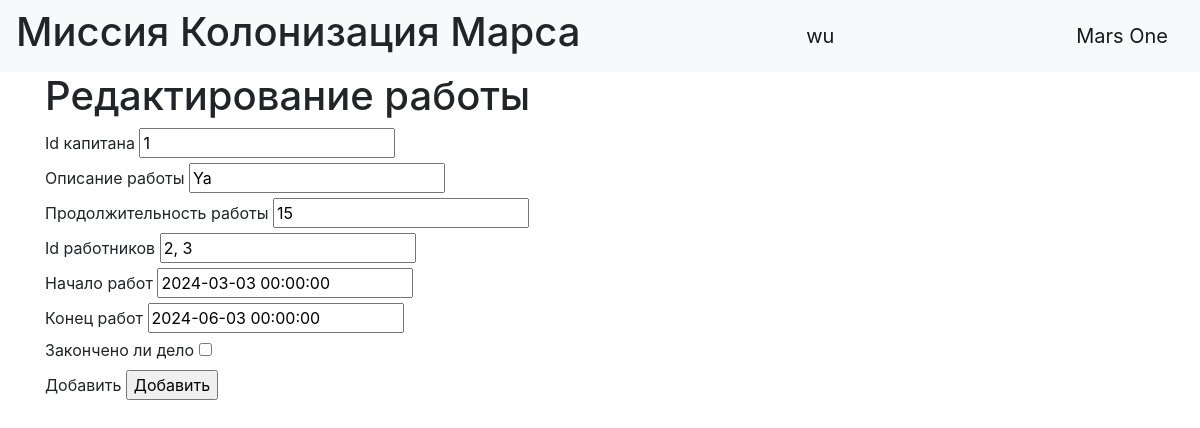
Screenshot of /job_edit/1 (signed in) with the database file from the repository.
### data/users.py (models this page shows, shortened)
class User(SqlAlchemyBase, UserMixin):
    __tablename__ = 'users'
    id = sqlalchemy.Column(sqlalchemy.Integer,
                           primary_key=True, autoincrement=True)
    surname = sqlalchemy.Column(sqlalchemy.String, nullable=True)
    name = sqlalchemy.Column(sqlalchemy.String, nullable=True)
    age = sqlalchemy.Column(sqlalchemy.Integer, nullable=True)
    position = sqlalchemy.Column(sqlalchemy.String, nullable=True)
    speciality = sqlalchemy.Column(sqlalchemy.String, nullable=True)
    address = sqlalchemy.Column(sqlalchemy.String, nullable=True)
    email = sqlalchemy.Column(sqlalchemy.String,
                              index=True, unique=True, nullable=True)
    hashed_password = sqlalchemy.Column(sqlalchemy.String, nullable=True)
    modified_date = sqlalchemy.Column(sqlalchemy.DateTime,
                                      default=datetime.datetime.now)

### data/jobs.py (models this page shows)
class Jobs(SqlAlchemyBase):
    __tablename__ = 'jobs'
    id = sqlalchemy.Column(sqlalchemy.Integer,
                           primary_key=True, autoincrement=True)
    team_leader = sqlalchemy.Column(sqlalchemy.Integer,
                                    sqlalchemy.ForeignKey("users.id"))
    job = sqlalchemy.Column(sqlalchemy.String, nullable=True)
    work_size = sqlalchemy.Column(sqlalchemy.Integer,
                                  default=0)
    collaborators = sqlalchemy.Column(sqlalchemy.String, nullable=True)
    start_date = sqlalchemy.Column(sqlalchemy.Date)
    end_date = sqlalchemy.Column(sqlalchemy.Date)
    is_finished = sqlalchemy.Column(sqlalchemy.Boolean, default=True)

### main.py (the view, shortened to what this page needs)
@app.route('/job_edit/<int:id>', methods=['GET', 'POST'])
@login_required
def edit_jobs(id):
    form = AddJobForm()
    if request.method == "GET":
        db_sess = db_session.create_session()
        jobs = db_sess.query(Jobs).filter(Jobs.id == id).first()
        if jobs:
            form.team_leader.data = jobs.team_leader
            form.job.data = jobs.job
            form.work_size.data = jobs.work_size
            form.collaborators.data = jobs.collaborators
            form.start_date.data = jobs.start_date
            form.end_date.data = jobs.end_date
            form.is_finished.data = jobs.is_finished
        else:
            abort(404)
    return render_template('forms.html',
                           title='Редактирование работы',
                           form=form
                           )

### main.py
class AddJobForm(FlaskForm):
    team_leader = IntegerField('Id капитана', validators=[DataRequired()])
    job = StringField('Описание работы', validators=[DataRequired()])
    work_size = IntegerField('Продолжительность работы', validators=[DataRequired()])
    collaborators = StringField('Id работников', validators=[DataRequired()])
    start_date = DateTimeField('Начало работ', default=datetime.datetime.now())
    end_date = DateTimeField('Конец работ')
    is_finished = BooleanField('Закончено ли дело')
    submit = SubmitField('Добавить')

### data/db_session.py (called while the page is built)
def create_session() -> Session:
    global __factory
    return __factory()

### main.py (called while the page is built)
@login_manager.user_loader
def load_user(user_id):
    db_sess = db_session.create_session()
    return db_sess.query(User).get(user_id)

### templates/forms.html (shortened to what this page needs)
{% extends "base.html" %}
{% block content %}
    <h1>{{ title }}</h1>
    <form action="" method="post" novalidate>
        {% for field in form if field.name != 'csrf_token' %}
            <div>
                {{ field.label() }}
                {{ field() }}
            </div>
        {% endfor %}
    </form>
{% endblock %}

### templates/base.html (shortened to what this page needs)
<!doctype html>
<html lang="en">
<head>
    <link rel="stylesheet"
          href="https://stackpath.bootstrapcdn.com/bootstrap/4.4.1/css/bootstrap.min.css"
>
</head>
<body>
<header>
    <nav class="navbar navbar-light bg-light">
        <h1>Миссия Колонизация Марса</h1>
        {% if current_user.is_authenticated %}
            <a class="navbar-brand" href="/logout">{{ current_user.name }}</a>
        {% else %}
            <p>
                <a class="btn btn-primary " href="/register">Зарегистрироваться</a>
                <a class="btn btn-success" href="/login">Войти</a>
            </p>
        {% endif %}
        <a class="navbar-brand" href="#">Mars One</a>
    </nav>
</header>
<main role="main" class="container">
    {% block content %}{% endblock %}
</main>
</body>
</html>

### rows the page displays
User: name "wu"
Jobs: team_leader "1" "Ya" "15" "2, 3" "2024-03-03 00:00:00" "2024-06-03 00:00:00"

### other values shown
{{ title }} "Редактирование работы"
{{ field.label() }} "Id капитана" "Описание работы" "Продолжительность работы" "Id работников" "Начало работ" "Конец работ" "Закончено ли дело" "Добавить"
